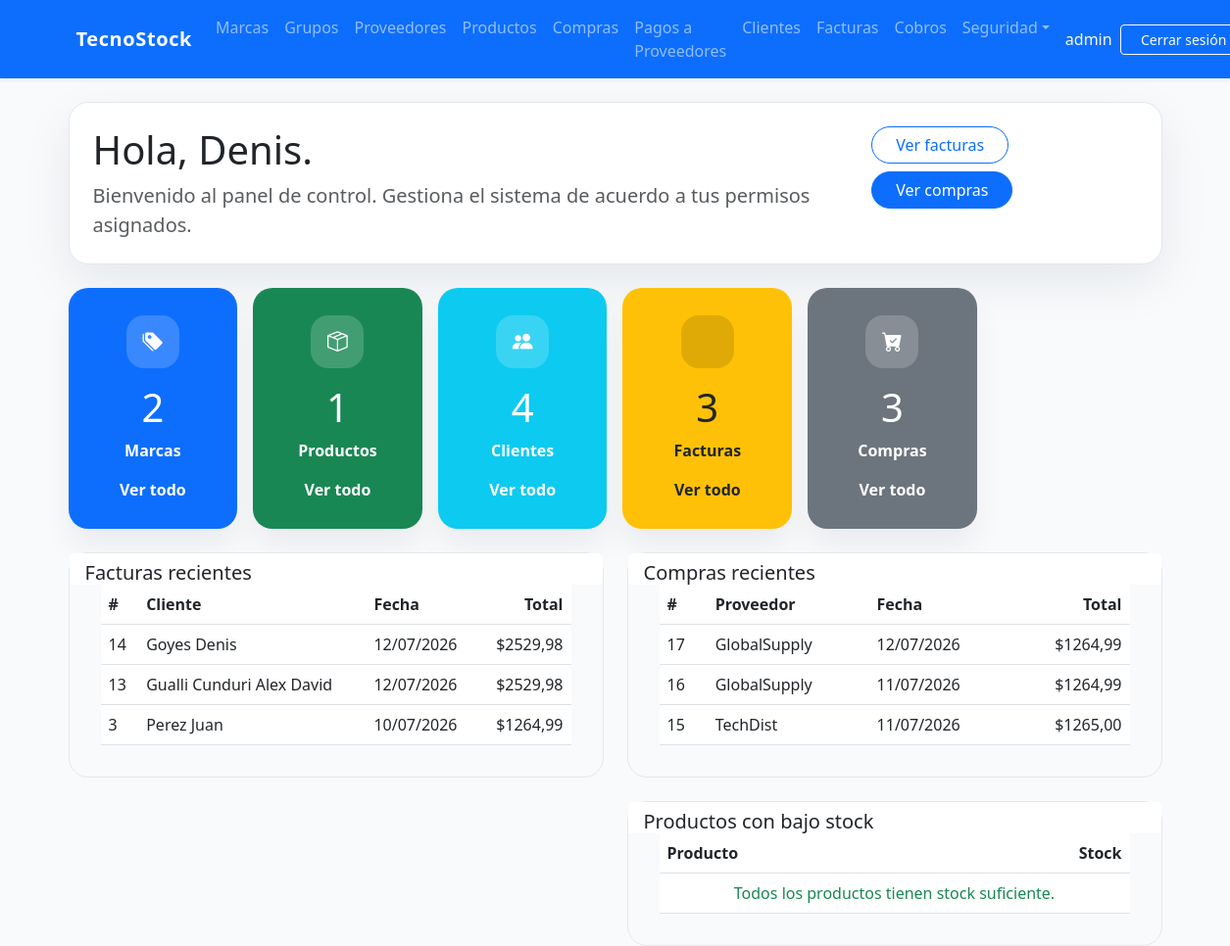
Screenshot of / (signed in) with the database file from the repository.
### billing/models.py (models this page shows, shortened)
class Invoice(models.Model):
    TIPO_PAGO = [
        ('contado', 'Contado'),
        ('credito', 'Crédito'),
    ]
    ESTADO = [
        ('PENDIENTE', 'Pendiente'),
        ('PAGADA', 'Pagada'),
        ('ANULADA', 'Anulada'),
    ]
    customer = models.ForeignKey(Customer, on_delete=models.PROTECT, related_name='Facturas', verbose_name='Cliente')
    invoice_date = models.DateTimeField(auto_now_add=True, verbose_name='Fecha de Factura')
    subtotal = models.DecimalField(max_digits=12, decimal_places=2, default=0, verbose_name='Subtotal')
    tax = models.DecimalField(max_digits=12, decimal_places=2, default=0, verbose_name='Impuesto')
    total = models.DecimalField(max_digits=12, decimal_places=2, default=0, verbose_name='Total')
    tipo_pago = models.CharField(max_length=10, choices=TIPO_PAGO, default='contado', verbose_name='Tipo de Pago')
    saldo = models.DecimalField(max_digits=12, decimal_places=2, default=0, verbose_name='Saldo Pendiente')
    estado = models.CharField(max_length=10, choices=ESTADO, default='PENDIENTE', verbose_name='Estado')
    is_active = models.BooleanField(default=True, verbose_name='Activa')
    class Meta:
        ordering = ['-invoice_date']

class Customer(models.Model):
    dni = models.CharField(max_length=13, unique=True, verbose_name='DNI/RUC', validators=[validate_cedula_ec])
    first_name = models.CharField(max_length=100, verbose_name='Nombres')
    last_name = models.CharField(max_length=100, verbose_name='Apellidos')
    email = models.EmailField(blank=True, null=True, verbose_name='Correo Electronico')
    phone = models.CharField(max_length=20, blank=True, null=True, verbose_name='Teléfono')
    address = models.TextField(blank=True, null=True, verbose_name='Dirección')
    whatsapp_apikey = models.CharField(
        max_length=20, blank=True, null=True,
        verbose_name='WhatsApp API Key (CallMeBot)',
        help_text='Solo necesaria si el cliente se suscribió a CallMeBot para recibir notificaciones.'
    )
    is_active = models.BooleanField(default=True, verbose_name='Activo')
    created_at = models.DateTimeField(auto_now_add=True, verbose_name='Creado el')
    updated_at = models.DateTimeField(auto_now=True, verbose_name='Actualizado el')
    class Meta:
        ordering = ['last_name', 'first_name']
    def __str__(self): return f'{self.last_name} {self.first_name}'

class Supplier(models.Model):
    name = models.CharField(max_length=200, verbose_name='Nombre de la Empresa')
    contact_name = models.CharField(max_length=200, blank=True, null=True, verbose_name = 'Nombre de Contacto')
    email = models.EmailField(blank=True, null=True, verbose_name = 'Correo Electronico')
    phone = models.CharField(max_length=20, blank=True, null=True, verbose_name = 'Teléfono')
    address = models.TextField(blank=True, null=True, verbose_name = 'Dirección')
    is_active = models.BooleanField(default=True, verbose_name = 'Activo')
    created_at = models.DateTimeField(auto_now_add=True, verbose_name = 'Creado el')
    updated_at = models.DateTimeField(auto_now=True, verbose_name = 'Actualizado el')
    class Meta:
        verbose_name = 'Proveedor'
        verbose_name_plural = 'Proveedores'
        ordering = ['name']

### purchasing/models.py (models this page shows, shortened)
class Purchase(models.Model):
    TIPO_PAGO = [
        ('contado', 'Contado'),
        ('credito', 'Crédito'),
    ]
    ESTADO = [
        ('PENDIENTE', 'Pendiente'),
        ('PAGADA', 'Pagada'),
        ('ANULADA', 'Anulada'),
    ]
    supplier = models.ForeignKey(
        Supplier, on_delete=models.PROTECT, related_name='purchases', verbose_name='Proveedor'
    )
    document_number = models.CharField(
        max_length=20, verbose_name='Nº de Factura Proveedor'
    )
    purchase_date = models.DateTimeField(auto_now_add=True, verbose_name='Fecha de Compra')
    subtotal = models.DecimalField(max_digits=12, decimal_places=2, default=0, verbose_name='Subtotal')
    tax = models.DecimalField(max_digits=12, decimal_places=2, default=0, verbose_name='Impuesto (15%)')
    total = models.DecimalField(max_digits=12, decimal_places=2, default=0, verbose_name='Total')
    tipo_pago = models.CharField(max_length=10, choices=TIPO_PAGO, default='contado', verbose_name='Tipo de Pago')
    saldo = models.DecimalField(max_digits=12, decimal_places=2, default=0, verbose_name='Saldo Pendiente')
    estado = models.CharField(max_length=10, choices=ESTADO, default='PENDIENTE', verbose_name='Estado')
    is_active = models.BooleanField(default=True, verbose_name='Activa')
    class Meta:
        verbose_name = 'Compra'
        verbose_name_plural = 'Compras'
        ordering = ['-purchase_date']
        unique_together = ['supplier', 'document_number']

### billing/views.py (the view)
# urls.py: path('', views.home, name='home'),
@login_required
def home(request):
    context = {
        'total_brands': Brand.objects.count(),
        'total_products': Product.objects.count(),
        'total_customers': Customer.objects.count(),
        'total_invoices': Invoice.objects.count(),
        'total_purchases': Purchase.objects.count(),
        'recent_invoices': Invoice.objects.all()[:5],
        'recent_purchases': Purchase.objects.select_related('supplier').all()[:5],
        'low_stock': Product.objects.filter(stock__lte=5, is_active=True),
    }
    return render(request, 'billing/home.html', context)

### billing/templates/billing/home.html (shortened to what this page needs)
{% extends 'billing/base.html' %}
{% load security_tags %}
{% block content %}
<div class="p-4 mb-4 home-welcome">
  <div class="d-flex flex-column flex-md-row justify-content-between align-items-start gap-3">
    <div>
      <h1 class="mb-2">Hola, {{ user.first_name|default:user.username }}.</h1>
      <p class="lead text-muted mb-0">Bienvenido al panel de control. Gestiona el sistema de acuerdo a tus permisos asignados.</p>
    </div>
    <div class="d-flex gap-2 flex-wrap">
      {% if user|has_group:'Vendedor' or user|has_group:'Administrador' %}
        <a href="{% url 'billing:invoice_list' %}" class="btn btn-outline-primary rounded-pill px-4">Ver facturas</a>
      {% endif %}
      {% if user|has_group:'Analista de Compras' or user|has_group:'Administrador' %}
        <a href="{% url 'purchasing:purchase_list' %}" class="btn btn-primary rounded-pill px-4">Ver compras</a>
      {% endif %}
    </div>
  </div>
</div>
<div class="row g-3 mb-4">
  {% if user|has_group:'Analista de Compras' or user|has_group:'Administrador' %}
  <div class="col-12 col-sm-6 col-md-4 col-xl-2">
    <div class="card text-white summary-card bg-primary">
      <div class="card-body text-center">
        <div class="summary-card-icon summary-card-icon-primary">
          <i class="bi bi-tags-fill"></i>
        </div>
        <h2>{{ total_brands }}</h2>
        <p>Marcas</p>
        <a href="{% url 'billing:brand_list' %}">Ver todo</a>
      </div>
    </div>
  </div>
  <div class="col-12 col-sm-6 col-md-4 col-xl-2">
    <div class="card text-white summary-card bg-success">
      <div class="card-body text-center">
        <div class="summary-card-icon summary-card-icon-success">
          <i class="bi bi-box-seam"></i>
        </div>
        <h2>{{ total_products }}</h2>
        <p>Productos</p>
        <a href="{% url 'billing:product_list' %}">Ver todo</a>
      </div>
    </div>
  </div>
  {% endif %}
  {% if user|has_group:'Vendedor' or user|has_group:'Administrador' %}
  <div class="col-12 col-sm-6 col-md-4 col-xl-2">
    <div class="card text-white summary-card bg-info">
      <div class="card-body text-center">
        <div class="summary-card-icon summary-card-icon-info">
          <i class="bi bi-people-fill"></i>
        </div>
        <h2>{{ total_customers }}</h2>
        <p>Clientes</p>
        <a href="{% url 'billing:customer_list' %}">Ver todo</a>
      </div>
    </div>
  </div>
  <div class="col-12 col-sm-6 col-md-4 col-xl-2">
    <div class="card text-dark summary-card bg-warning">
      <div class="card-body text-center">
        <div class="summary-card-icon summary-card-icon-warning">
        </div>
        <h2>{{ total_invoices }}</h2>
        <p>Facturas</p>
        <a href="{% url 'billing:invoice_list' %}">Ver todo</a>
      </div>
    </div>
  </div>
  {% endif %}
  {% if user|has_group:'Analista de Compras' or user|has_group:'Administrador' %}
  <div class="col-12 col-sm-6 col-md-4 col-xl-2">
    <div class="card text-white summary-card bg-secondary">
      <div class="card-body text-center">
        <div class="summary-card-icon summary-card-icon-secondary">
          <i class="bi bi-cart-check-fill"></i>
        </div>
        <h2>{{ total_purchases }}</h2>
        <p>Compras</p>
        <a href="{% url 'purchasing:purchase_list' %}">Ver todo</a>
      </div>
    </div>
  </div>
  {% endif %}
</div>
<div class="row g-4">
  {% if user|has_group:'Vendedor' or user|has_group:'Administrador' %}
  <div class="col-lg-6">
    <div class="card home-panel">
      <div class="card-header bg-white border-0 pb-0">
        <h5 class="mb-0">Facturas recientes</h5>
      </div>
      <div class="card-body pt-0">
        <div class="table-responsive">
          <table class="table recent-list mb-0">
            <thead>
              <tr>
                <th>#</th>
                <th>Cliente</th>
                <th>Fecha</th>
                <th class="text-end">Total</th>
              </tr>
            </thead>
            <tbody>
              {% for inv in recent_invoices %}
              <tr>
                <td>{{ inv.id }}</td>
                <td>{{ inv.customer }}</td>
                <td>{{ inv.invoice_date|date:"d/m/Y" }}</td>
                <td class="text-end">${{ inv.total }}</td>
              </tr>
              {% empty %}
              <tr><td colspan="4" class="text-center text-muted">Aún no hay facturas.</td></tr>
              {% endfor %}
            </tbody>
          </table>
        </div>
      </div>
    </div>
  </div>
  {% endif %}
  {% if user|has_group:'Analista de Compras' or user|has_group:'Administrador' %}
  <div class="col-lg-6">
    <div class="card home-panel">
      <div class="card-header bg-white border-0 pb-0">
        <h5 class="mb-0">Compras recientes</h5>
      </div>
      <div class="card-body pt-0">
        <div class="table-responsive">
          <table class="table recent-list mb-0">
            <thead>
              <tr>
                <th>#</th>
                <th>Proveedor</th>
                <th>Fecha</th>
                <th class="text-end">Total</th>
              </tr>
            </thead>
            <tbody>
              {% for purchase in recent_purchases %}
              <tr>
                <td>{{ purchase.id }}</td>
                <td>{{ purchase.supplier.name }}</td>
                <td>{{ purchase.purchase_date|date:"d/m/Y" }}</td>
                <td class="text-end">${{ purchase.total }}</td>
              </tr>
              {% empty %}
              <tr><td colspan="4" class="text-center text-muted">Aún no hay compras registradas.</td></tr>
              {% endfor %}
            </tbody>
          </table>
        </div>
      </div>
    </div>
    <div class="card home-panel mt-4">
      <div class="card-header bg-white border-0 pb-0">
        <h5 class="mb-0">Productos con bajo stock</h5>
      </div>
      <div class="card-body pt-0">
        <div class="table-responsive">
          <table class="table recent-list mb-0">
            <thead>
              <tr><th>Producto</th><th class="text-end">Stock</th></tr>
            </thead>
            <tbody>
              {% for p in low_stock %}
              <tr>
                <td>{{ p.name }}</td>
                <td class="text-end"><span class="badge bg-danger">{{ p.stock }}</span></td>
              </tr>
              {% empty %}
              <tr><td colspan="2" class="text-center text-success">Todos los productos tienen stock suficiente.</td></tr>
              {% endfor %}
            </tbody>
          </table>
        </div>
      </div>
    </div>
  </div>
  {% endif %}
</div>
{% endblock %}

### billing/templates/billing/base.html (shortened to what this page needs)
{% load security_tags %}
<!DOCTYPE html>
<html lang="es">
<head>
  <link href="https://cdn.jsdelivr.net/npm/bootstrap@5.3.0/dist/css/bootstrap.min.css" rel="stylesheet">
  <link rel="stylesheet" href="https://cdn.jsdelivr.net/npm/bootstrap-icons@1.11.1/font/bootstrap-icons.css">
</head>
<body>
  <nav class="navbar navbar-expand-lg navbar-dark bg-primary shadow-sm">
    <div class="container">
      <a class="navbar-brand" href="{% url 'billing:home' %}">TecnoStock</a>
      <div class="collapse navbar-collapse" id="nav">
        <ul class="navbar-nav me-auto mb-2 mb-lg-0">
          {% if user.is_authenticated %}
          {% if user|has_group:'Analista de Compras' or user|has_group:'Administrador' %}
          <li class="nav-item"><a class="nav-link" href="{% url 'billing:brand_list' %}">Marcas</a></li>
          <li class="nav-item"><a class="nav-link" href="{% url 'billing:productgroup_list' %}">Grupos</a></li>
          <li class="nav-item"><a class="nav-link" href="{% url 'billing:supplier_list' %}">Proveedores</a></li>
          <li class="nav-item"><a class="nav-link" href="{% url 'billing:product_list' %}">Productos</a></li>
          <li class="nav-item"><a class="nav-link" href="{% url 'purchasing:purchase_list' %}">Compras</a></li>
          <li class="nav-item"><a class="nav-link" href="{% url 'pagos:compra_pendiente_list' %}">Pagos a Proveedores</a></li>
          {% endif %}
          {% if user|has_group:'Vendedor' or user|has_group:'Administrador' %}
          <li class="nav-item"><a class="nav-link" href="{% url 'billing:customer_list' %}">Clientes</a></li>
          <li class="nav-item"><a class="nav-link" href="{% url 'billing:invoice_list' %}">Facturas</a></li>
          <li class="nav-item"><a class="nav-link" href="{% url 'cobros:factura_pendiente_list' %}">Cobros</a></li>
          {% endif %}
          {% if user|has_group:'Administrador' %}
          <li class="nav-item dropdown">
            <a class="nav-link dropdown-toggle" href="#" data-bs-toggle="dropdown" role="button"
              aria-expanded="false">Seguridad</a>
          </li>
          {% endif %}
          {% endif %}
        </ul>
        <ul class="navbar-nav ms-auto align-items-center">
          {% if user.is_authenticated %}
          <li class="nav-item">
            <span class="nav-link text-light pe-0">{{ user.username }}</span>
          </li>
          <li class="nav-item">
            <form method="post" action="{% url 'logout' %}" class="d-flex align-items-center ms-2">
              <button type="submit" class="btn btn-outline-light btn-sm btn-logout">Cerrar sesión</button>
            </form>
          </li>
          {% else %}
          <li class="nav-item"><a class="nav-link" href="{% url 'login' %}">Iniciar sesión</a></li>
          {% endif %}
        </ul>
      </div>
    </div>
  </nav>
  <div class="container mt-4">
    {% block content %}{% endblock %}
  </div>
</body>
</html>

### rows the page displays
Invoice: id "14", customer "Goyes Denis", invoice_date "12/07/2026", total "2529,98"
Invoice: id "13", customer "Gualli Cunduri Alex David", invoice_date "12/07/2026", total "2529,98"
Invoice: id "3", customer "Perez Juan", invoice_date "10/07/2026", total "1264,99"
Purchase: id "17", supplier.name "GlobalSupply", purchase_date "12/07/2026", total "1264,99"
Purchase: id "16", supplier.name "GlobalSupply", purchase_date "11/07/2026", total "1264,99"
Purchase: id "15", supplier.name "TechDist", purchase_date "11/07/2026", total "1265,00"

### other values shown
{{ user.username }} "admin"
{{ user.first_name|default:user.username }} "Denis"
{{ total_brands }} "2"
{{ total_products }} "1"
{{ total_customers }} "4"
{{ total_invoices }} "3"
{{ total_purchases }} "3"
